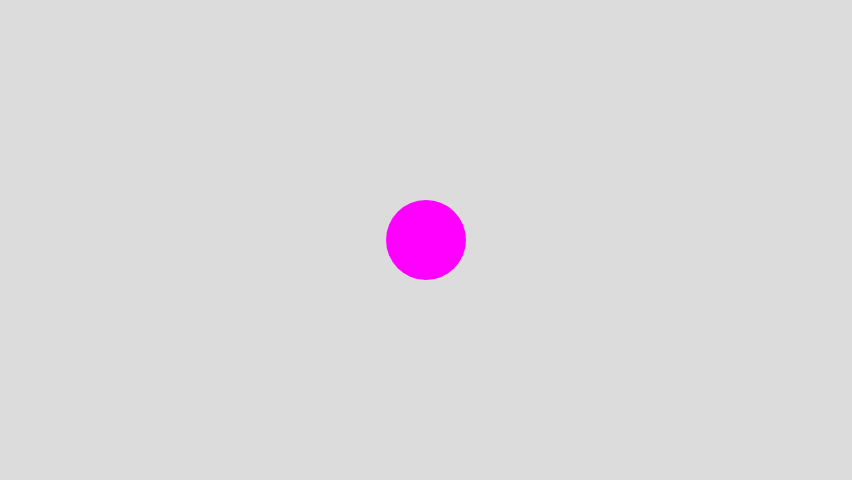
Frame 1 (no input)
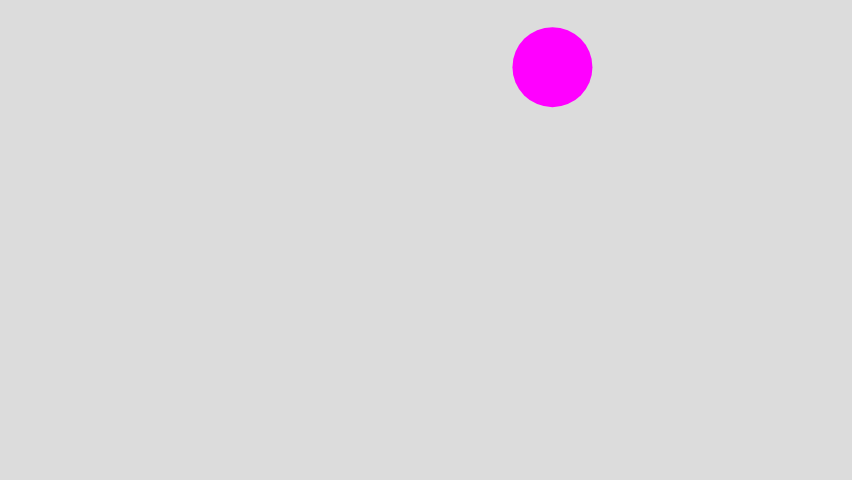
Frame 60 (no input)
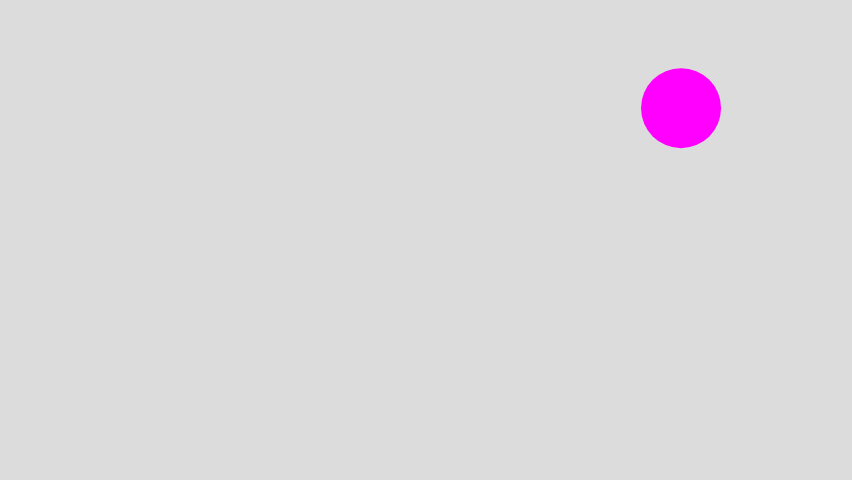
Frame 120 (the mouse pressed at the canvas centre since frame 60)

The p5.js sketch that drew these frames (run headless with seeded random() and noise() and a simulated clock; from frame 60 on, the mouse is pressed at the canvas centre):

// p5.js sketch
// ── sketch.js
// Video-dimensioner
// 360p = 480×360
// 480p = 852x480
// 780p = 1280x720
// 1080p = 1920 x 1080

// Variabler för att hålla position och hastighet (rörelseriktning och förändringstakt i position) för en "boll"
var boll;
var hastighet;

function setup() {
  createCanvas(852, 480);

  // I detta exempel använder vi vektorer för att hantera "bollens" position och rörelse
  // Funktionen createVector skapar en vektor som har både en x/y-position och en riktning
  // Detta kan vi använda för att ge bollen en hastighet i en viss riktning
  boll = createVector(width/2, height/2);
  hastighet = createVector(random(-5, 5), random(-5, 5));
}

function draw() {
  background(220);
  noStroke();
  fill(255, 0 , 255);

  // Rita ut "bollen" på nuvarande position
  ellipse(boll.x, boll.y, 80, 80);

  // Uppdatera "bollens" position med hastigheten geom att lägga på en vektor
  boll.add(hastighet);

  // Anropa en funktion för att kolla om bollen är på väg ur bild
  checkBoundaries();
}

// Funktion som kontrollerar om bollen är på väg ur bild och i så fall vänder på hastigheten (rörelseriktningen)
// Funktionen returnerar inget speciellt väde
function checkBoundaries() {
  if(boll.x < 0) {
    hastighet.x = hastighet.x * -1;
  }
  else if(boll.x > width) {
    hastighet.x = hastighet.x * -1;
  }

  if(boll.y < 0) {
    hastighet.y = hastighet.y * -1;
  }
  else if(boll.y > height) {
    hastighet.y = hastighet.y * -1;
  }

  return;
}
